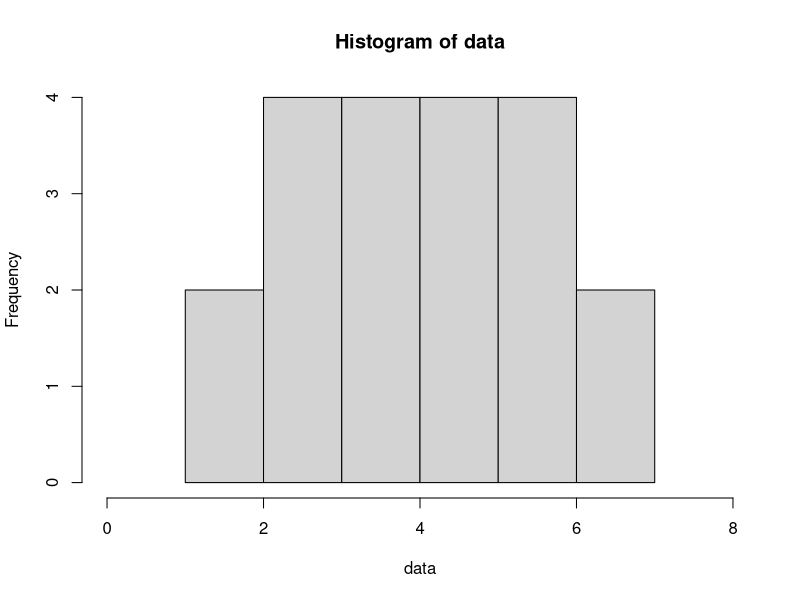

Source code (R):
# Soal 2

#soal 2.a
x = 4
n = 20
p =0.20
dbinom(x, n, p)

#soal 2.b
data <- rbinom(20,20,0.2)
hist(data,
     xlim = c(0,8))

#soal 2.c
n = 20
p = 0.2
rataan= n * p
rataan

n = 20
p = 0.2
q = 1 - p
varian = n * p * q
varian
